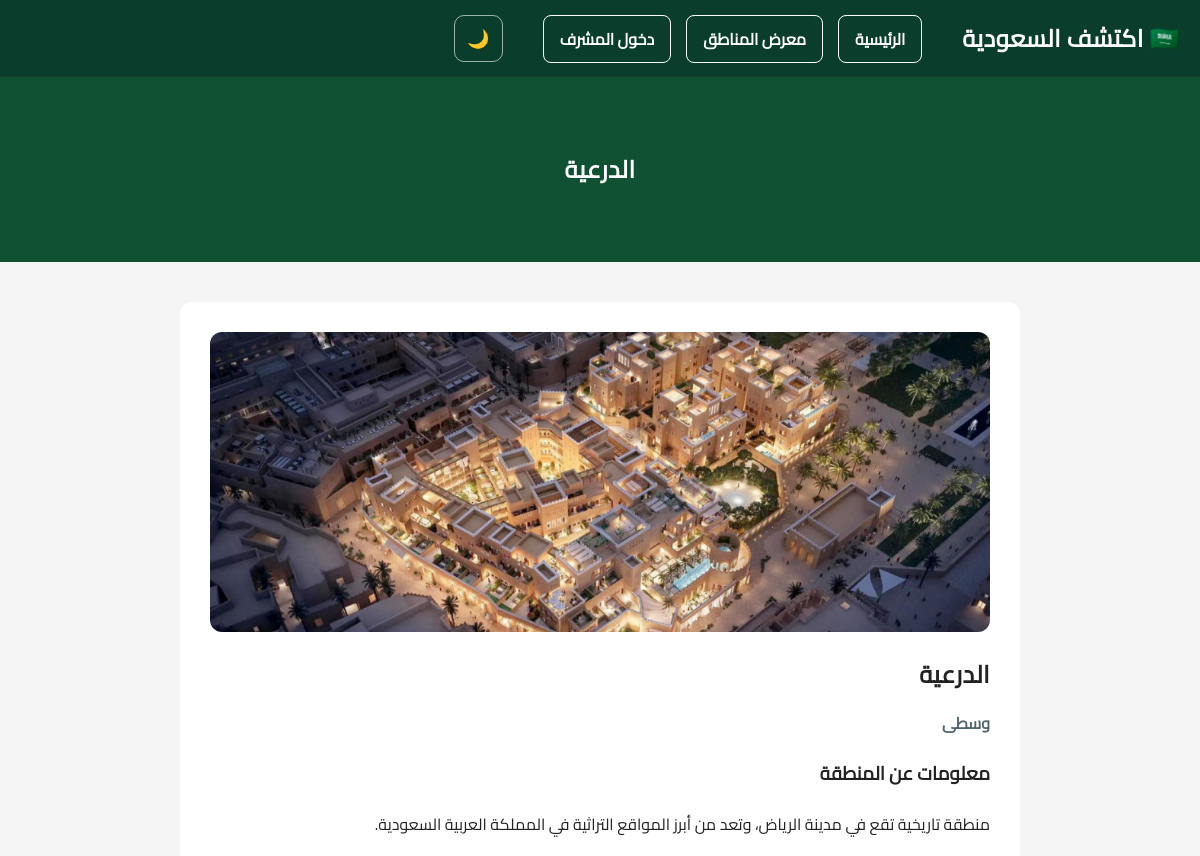
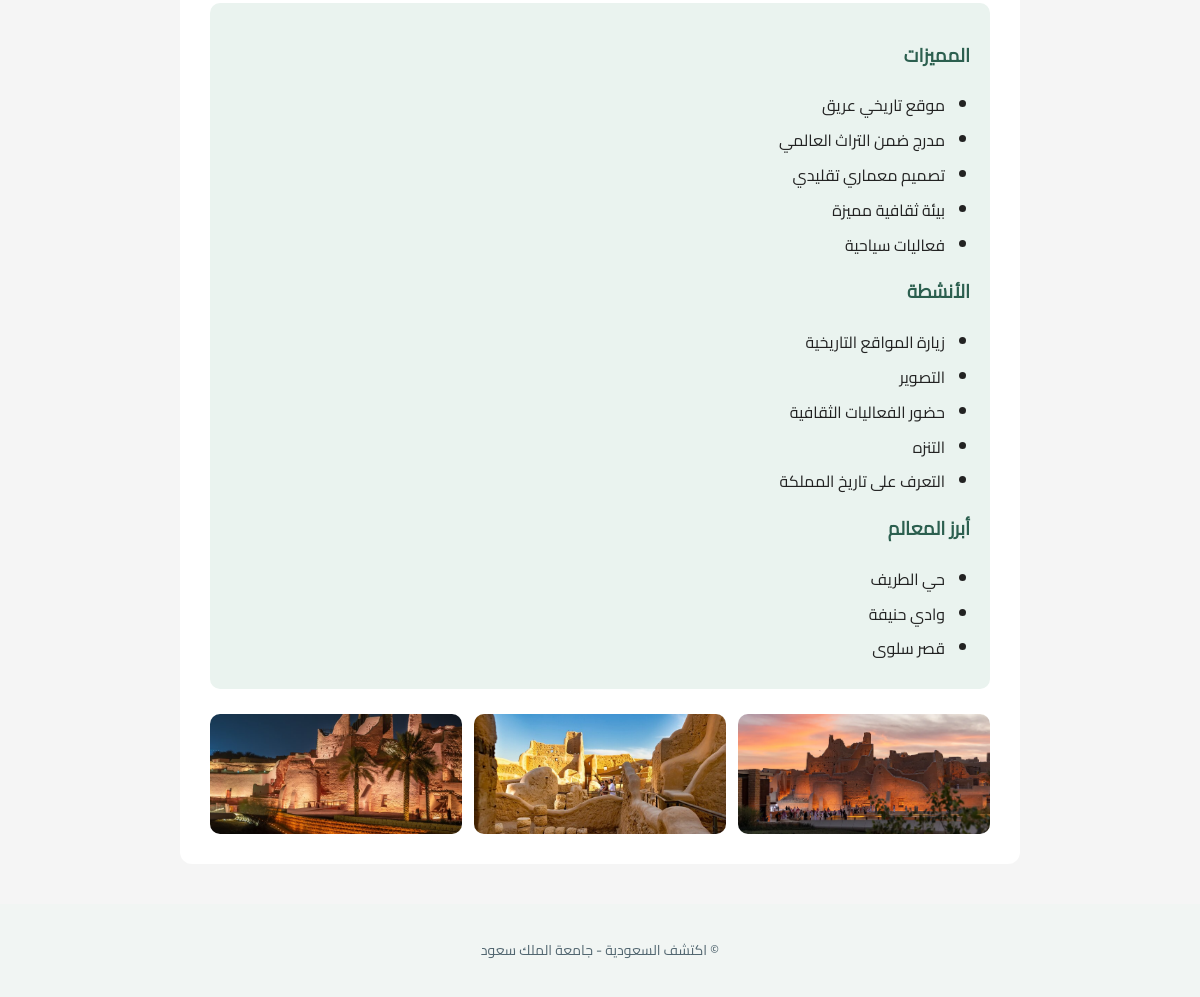
Page /details.php?id=1 on the committed database (2 pictures, top to bottom).
### tables this page shows
CREATE TABLE `regions` (
  `id` int(11) NOT NULL,
  `name` varchar(100) DEFAULT NULL,
  `category` varchar(50) DEFAULT NULL,
  `city` varchar(100) DEFAULT NULL,
  `description` text DEFAULT NULL,
  `features` text DEFAULT NULL,
  `activities` text DEFAULT NULL,
  `landmarks` text DEFAULT NULL,
  `image` varchar(255) DEFAULT NULL,
  `gallery_image1` varchar(255) DEFAULT NULL,
  `gallery_image2` varchar(255) DEFAULT NULL,
  `gallery_image3` varchar(255) DEFAULT NULL
);

### details.php (the view, shortened to what this page needs)
<?php
include "includes/db.php";
$id = $_GET['id'];
$query = "SELECT * FROM regions WHERE id = $id";
$result = mysqli_query($conn, $query);
$region = mysqli_fetch_assoc($result);
?>
<!DOCTYPE html>
<html lang="ar" dir="rtl">
<head>
<link rel="stylesheet" href="css/style.css">
</head>
<body>
<nav class="navbar">
    <h2>🇸🇦 اكتشف السعودية</h2>
    <ul>
        <li><a href="index.php">الرئيسية</a></li>
        <li><a href="gallery.php">معرض المناطق</a></li>
        <li><a href="admin/login.php">دخول المشرف</a></li>
    </ul>
<button onclick="toggleMode()" class="mode-btn">🌙</button></nav>
<section class="hero">
    <h1><?php echo $region['name']; ?></h1>
</section>
<section class="details-box">
<img class="main-details-img" src="<?php echo $region['image']; ?>" alt="<?php echo $region['name']; ?>">
<h2><?php echo $region['name']; ?></h2>
<p class="region-location"><?php echo $region['city']; ?></p>
    <h3>معلومات عن المنطقة</h3>
    <p><?php echo $region['description']; ?></p>
    <div class="info-box">
<h3>المميزات</h3>
<ul>
<?php
$text = str_replace("،", ",", $region['features']);
$items = explode(",", $text);
foreach ($items as $item) {
    $item = trim($item);
    if ($item !== "") {
        echo "<li>" . $item . "</li>";
    }
}
?>
</ul>
<h3>الأنشطة</h3>
<ul>
<?php
$text = str_replace("،", ",", $region['activities']);
$items = explode(",", $text);
foreach ($items as $item) {
    $item = trim($item);
    if ($item !== "") {
        echo "<li>" . $item . "</li>";
    }
}
?>
</ul>
<h3>أبرز المعالم</h3>
<ul>
<?php
$text = str_replace("،", ",", $region['landmarks']);
$items = explode(",", $text);
foreach ($items as $item) {
    $item = trim($item);
    if ($item !== "") {
        echo "<li>" . $item . "</li>";
    }
}
?>
</ul>
    </div>
<div class="details-gallery">
<?php if (!empty($region['gallery_image1'])): ?>
    <img src="<?php echo $region['gallery_image1']; ?>" alt="">
<?php endif; ?>
<?php if (!empty($region['gallery_image2'])): ?>
    <img src="<?php echo $region['gallery_image2']; ?>" alt="">
<?php endif; ?>
<?php if (!empty($region['gallery_image3'])): ?>
    <img src="<?php echo $region['gallery_image3']; ?>" alt="">
<?php endif; ?>
</div>
</section>
</body>
<footer class="footer">
    <p>© اكتشف السعودية - جامعة الملك سعود</p>
</footer>
</html>

### css/style.css (style rules this page uses)
* { font-family: 'Cairo', sans-serif; box-sizing: border-box; }
body { margin: 0; background: #f5f5f5; color: #222; transition: 0.3s; }
h1, h2 { font-weight: 700; letter-spacing: 0.5px; }
p { font-weight: 400; line-height: 1.8; }
button { font-weight: 600; letter-spacing: 0.3px; }
.navbar { display: flex; align-items: center; gap: 40px; background: #0a3d2c; color: white; padding: 15px 20px; font-weight: 600; }
.navbar h2 { margin: 0; }
.navbar ul { list-style: none; display: flex; align-items: center; gap: 15px; margin: 0; padding: 0; }
.navbar a { color: white; text-decoration: none; border: 1px solid white; padding: 8px 16px; border-radius: 8px; transition: 0.3s; }
.mode-btn { background: transparent; border: 1px solid rgba(255,255,255,0.6); color: white; padding: 6px 12px; border-radius: 10px; cursor: pointer; font-size: 18px; transition: 0.3s; }
.hero { text-align: center; padding: 50px; background: #0f5132; color: white; }
.details-box { width: 70%; margin: 40px auto; background: white; padding: 30px; border-radius: 12px; text-align: right; }
.main-details-img { width: 100%; height: 300px; object-fit: cover; border-radius: 12px; margin-bottom: 20px; }
.region-location { color: #526670; font-weight: bold; margin-top: -8px; margin-bottom: 15px; }
.info-box { background: #eaf3ef; padding: 20px; border-radius: 10px; margin-top: 20px; }
.info-box h3 { margin-top: 15px; color: #2c5f4f; }
.main-details-img { display: block; width: 100%; height: 300px; object-fit: cover; border-radius: 12px; margin-bottom: 20px; }
.details-gallery { display: flex; flex-direction: row; gap: 12px; margin-top: 25px; }
.details-gallery img { width: calc((100% - 24px) / 3); height: 120px; object-fit: cover; border-radius: 10px; }
.info-box { text-align: right; }
.info-box ul { list-style-type: disc; list-style-position: outside; direction: rtl; padding-right: 25px; margin: 8px 0 0 0; }
.info-box li { text-align: right; padding-right: 0; margin-bottom: 6px; line-height: 1.8; }
.footer { text-align: center; padding: 20px; margin-top: 40px; background: #f1f5f3; color: #526670; font-size: 14px; font-weight: 500; }

### rows in the picture
regions: name "الدرعية", image (picture), city "وسطى", description "منطقة تاريخية تقع في مدينة الرياض، وتعد من أبرز المواقع التراثية في المملكة العربية السعودية.", features "موقع تاريخي عريق", features "مدرج ضمن التراث العالمي", features "تصميم معماري تقليدي", features "بيئة ثقافية مميزة", features "فعاليات سياحية", activities "زيارة المواقع التاريخية", activities "التصوير", activities "حضور الفعاليات الثقافية", activities "التنزه", activities "التعرف على تاريخ المملكة", landmarks "حي الطريف", landmarks "وادي حنيفة", landmarks "قصر سلوى", gallery_image1 (picture), gallery_image2 (picture), gallery_image3 (picture)
